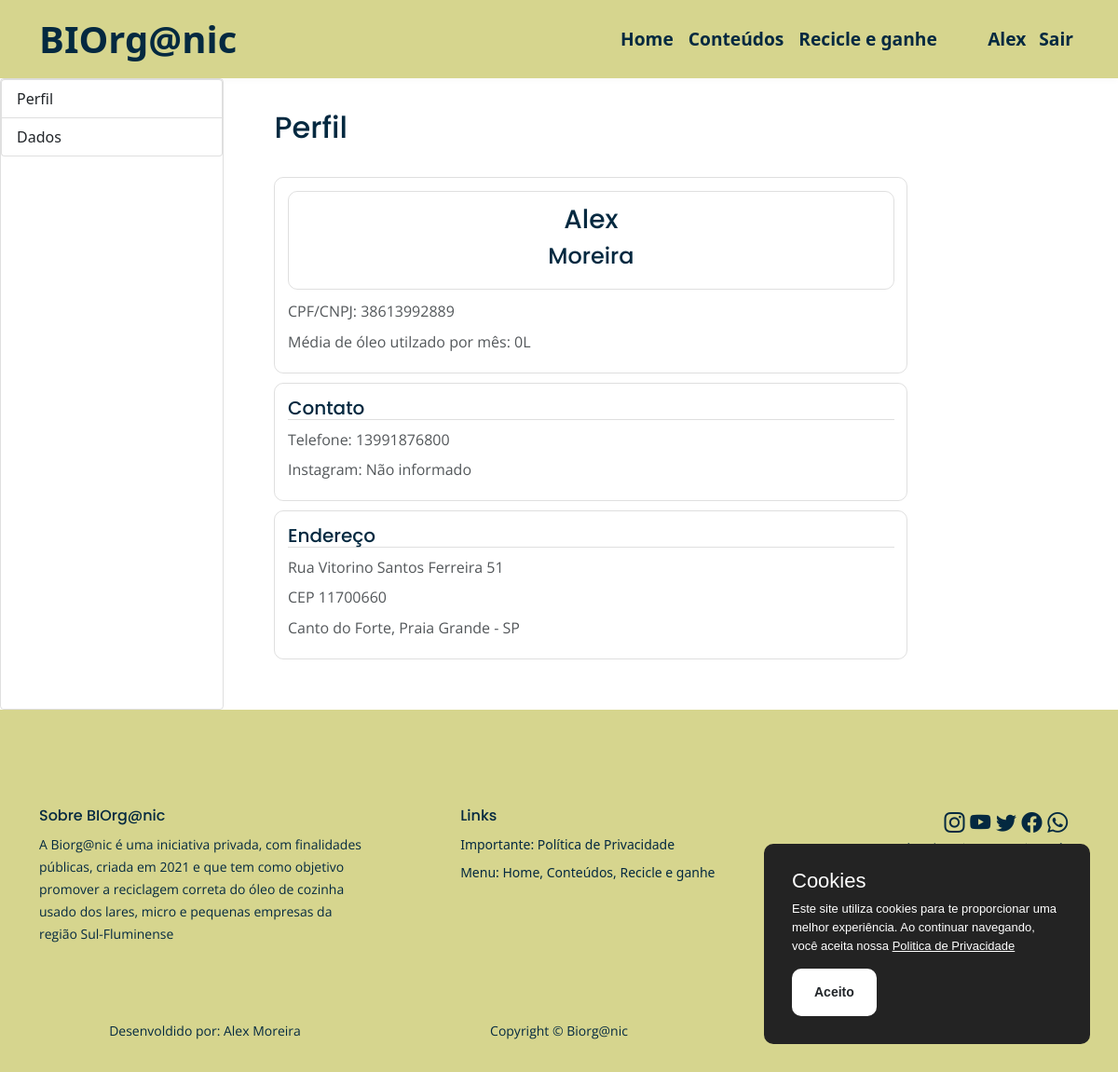
The app's page /accounts/profile/31/, older data.
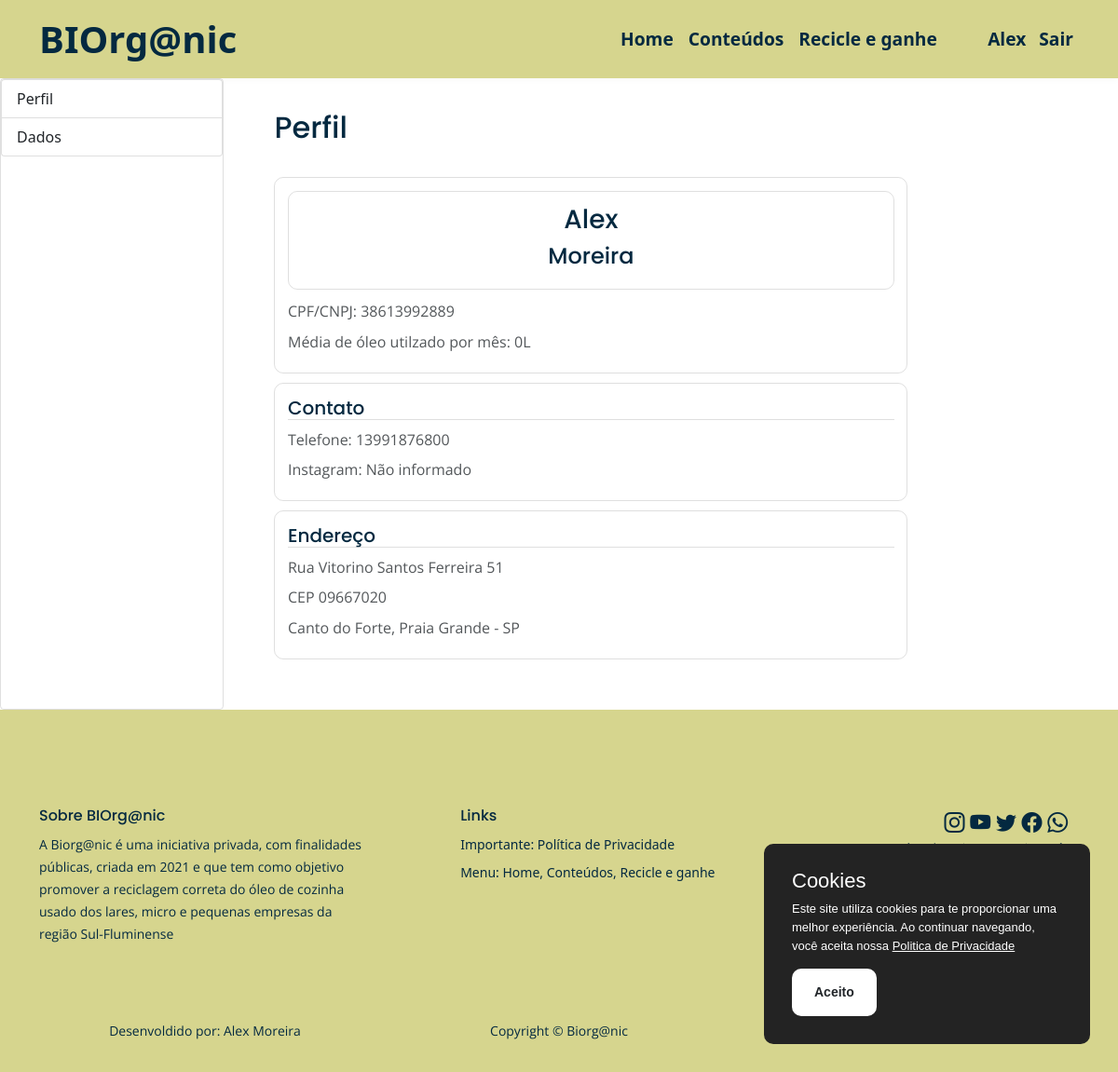
The same page, newer data.
### users/models.py (models this page shows)
class User(AbstractUser):
    first_name = models.CharField(verbose_name='Nome ou razão social', max_length=150, default='')
    last_name = models.CharField(verbose_name='Sobrenome ou nome fantasia', max_length=150, default='')
    cpf_cnpj = models.CharField(verbose_name='CPF ou CNPJ', max_length=15, default='')
    cep = models.CharField(verbose_name='CEP', max_length=9, default= '')
    uf = models.CharField(verbose_name='Estado', max_length=20, default= '')
    city = models.CharField(verbose_name='Cidade', max_length=30, default= '')
    block = models.CharField(verbose_name='Bairro', max_length=30, default= '')
    address = models.CharField(verbose_name='Endereço', max_length=50, default= '')
    number = models.CharField(verbose_name='Numero', max_length=10, default= '')
    complement = models.CharField(verbose_name='Complemento', max_length=30, default= '', blank=True)
    liters = models.IntegerField(verbose_name='Média de óleo utilzado por mês(Lts)', default=0)
    phone = models.CharField(verbose_name='Telefone', max_length=14, default= '')
    insta = models.CharField(verbose_name='Instagram', max_length=30, default= '', blank=True)
    full = models.BooleanField(verbose_name='Completo', default=False)

### users/views.py (the view)
# urls.py: path('profile/<int:id>/', views.profile, name='profile'),
def profile(request, id):
    user = get_object_or_404(User, pk=id)
    return render(request, 'account/profile.html', {'user': user})

### templates/account/profile.html (shortened to what this page needs)
{% extends 'account/base_profile.html' %}
{% block content_profile %}
    <div class="profile">
        <h2>Perfil</h2>
        <div class="profile-user">
            <div class="title">
                <h3>{{ user.first_name }}</h3>
                <h4> {{ user.last_name }}</h4>
            </div>
            <p>CPF/CNPJ: {{ user.cpf_cnpj }}</p>
            <p>Média de óleo utilzado por mês: {{ user.liters }}L</p>
        </div>
        <div class="profile-contact">
            <h5>Contato</h5>
            <p>Telefone: {{ user.phone }}</p>
            <p>
                {% if user.insta %}
                    Instagram: {{ user.insta }}
                {% else %}
                    Instagram: Não informado
                {% endif %}
            </p>
        </div>
        <div class="profile-address">
            <h5>Endereço</h5>
            <p>{{ user.address }} {{ user.number }} {{ user.complement }}</p>
            <p>CEP {{ user.cep }}</p>
            <p>{{ user.block }}, {{ user.city }} - {{ user.uf }}</p>
        </div>
    </div>
{% endblock %}

### templates/base.html (shortened to what the changed rows need)
<!DOCTYPE html>
{% load static %}
<html lang="pt-br">
<head>
    <link href="/static/css/styles.css" rel="stylesheet">
    <link href="/static/css/custom_styles.css" rel="stylesheet">
    <link href="https://cdn.jsdelivr.net/npm/bootstrap@5.1.3/dist/css/bootstrap.min.css" rel="stylesheet">
    <link rel="stylesheet" href="https://cdn.jsdelivr.net/npm/bootstrap-icons@1.7.1/font/bootstrap-icons.css">
</head>
<body>
      <nav id="navbar" class="navbar navbar-expand-lg top-nav-collapse navbar-dark" aria-label="Main navigation">
        <div class="container">
            <div class="navbar-collapse offcanvas-collapse" id="navbarsExampleDefault">
                <ul class="navbar-nav ms-auto navbar-nav-scroll">
                    <div class="nav-user">
                        {% if user.is_authenticated %}
                        <li class="nav-item">
                          <a class="nav-link" href="/accounts/profile/{{ user.id }}">
                              {% if user.first_name %}
                                {{ user.first_name }}
                              {% else %}
                                {{ user.username }}
                              {% endif %}
                          </a>
                        </li>
                        {% endif %}
                    </div>
                </ul>
            </div>
        </div>
    </nav>
    {% block content %}
    {% endblock %}
</body>
</html>

Row changes from the older to the newer data that the page shows:
changed User "Alex": cep "11700660" → "09667020"
